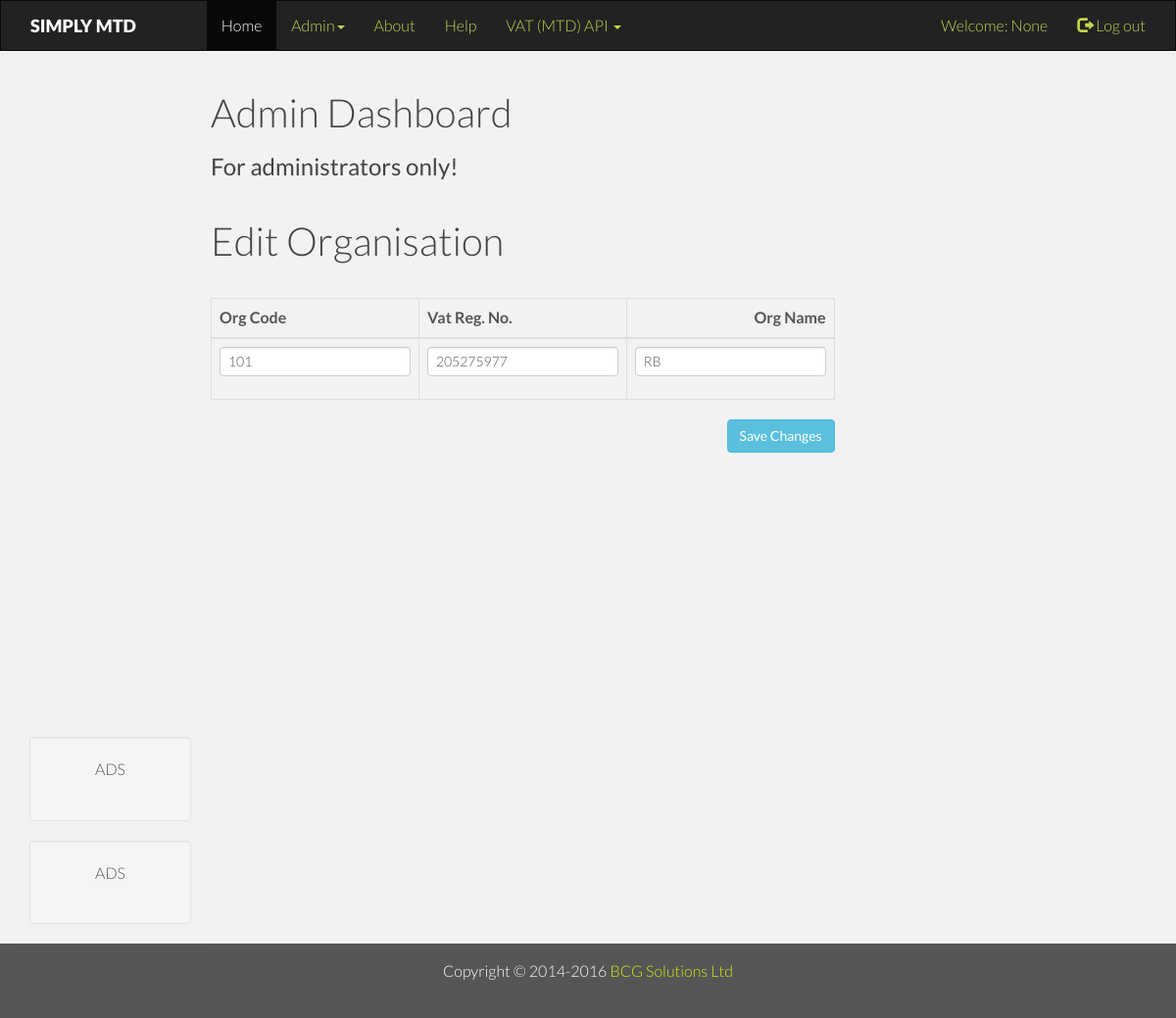
The page /home/organisation/edit/2 (signed in) on the database its author committed.
### app/models.py (models this page shows, shortened)
class User(UserMixin, SurrogatePK, Model):
    __tablename__ = 'users'
    uuid = Column(db.String(36), unique=True, nullable=False)
    username = Column(db.String(80), unique=True, nullable=False)
    email = Column(db.String(80), unique=False, nullable=False)
    organisation_id = reference_col('organisations', nullable=True,)
    password_hash = Column(db.String(128), nullable=True)
    token = Column(db.String(32), index=True, unique=True, nullable=True)
    token_expiration = Column(db.DateTime, nullable=True)
    created_at = Column(db.DateTime, nullable=False, default=dt.datetime.utcnow)
    first_name = Column(db.String(30), nullable=True)
    last_name = Column(db.String(30), nullable=True)
    active = Column(db.Boolean(), default=True,  nullable=True)
    is_admin = Column(db.Boolean(), default=False, nullable=True)
    def has_admin(self):
        return self.is_admin

class Organisation(SurrogatePK, Model):
    __tablename__ = 'organisations'
    uuid = Column(db.String(36), unique=True, nullable =False )
    code = Column(db.String(3), unique=True, nullable=False)
    vrn = Column(db.String(9), unique=True)
    name = Column(db.String(50), unique=True)
    users = relationship('User', backref='organisation')
    vat_returns = relationship('Vat_return', backref='organisation')

### app/home/routes.py (the view, shortened to what this page needs)
@bp.route('/organisation/edit/<int:id>', methods=['GET', 'POST'])
@login_required
def edit_organisation(id):
    check_admin()
    add_organisation = False
    organisation = Organisation.query.get_or_404(id)
    form = OrganisationForm(obj=organisation)
    form.code.data = organisation.code
    form.vrn.data = organisation.vrn
    form.name.data = organisation.name
    return render_template('home/organisation.html', id=id , action="Edit",
                           add_organisation=add_organisation, form=form,
                           organisation=organisation, title="Edit Organisation")

### app/home/forms.py
class OrganisationForm(FlaskForm):
    code = StringField('Organisation Code', validators=[DataRequired()])
    vrn = StringField('Vat Registration Number', validators=[DataRequired()])
    name = StringField('Name', validators=[DataRequired()])
    submit = SubmitField('Submit')

### app/home/routes.py (called while the page is built)
def check_admin():
    if not current_user.has_admin():
        abort(403)

### app/models.py (called while the page is built)
@login.user_loader
def load_user(id):
    return User.query.get(int(id))

### app/templates/home/organisation.html (shortened to what this page needs)
{% extends "layouts/main_base.html" %}
{% block content %}
<h1>Admin Dashboard</h1>
    <h3>For administrators only!</h3>
    <hr class="intro-divider">
<div class="content-section">
 <div class="outer">
    <div class="middle">
      <div class="inner">
        <div class="center">
            {% if add_organisation %}
                <h1>Add Organisation</h1>
            {% else %}
                <h1>Edit Organisation</h1>
            {% endif %}
            <br/>
        </div>
        <div class="row">
          <div class="col-md-10">
        {% if add_organisation %}
            <form action="{{ url_for('home.add_organisation') }}" class="form" method="post" >
        {% else %}
            <form action="{{ url_for('home.edit_organisation', id=id) }}" class="form" method="post" >
        {% endif %}
              <table class="table table-bordered" id="editableTable">
                  <thead class="table-blue">
                    <tr>
                      <th>Org Code</th>
                      <th>Vat Reg. No.</th>
                      <th>Org Name</th>
                    </tr>
                  </thead>
                  <tr>
                    <td>
                      <div class="form-group">
                        <div>
                          {{ form.code(class="form-control", horizontal_columns=('lg', 6, 3)) }}
                        </div>
                      </div>
                    </td>
                    <td>
                      <div class="form-group">
                        <div>
                          {{ form.vrn(class="form-control", horizontal_columns=('lg', 6, 3)) }}
                        </div>
                      </div>
                    </td>
                    <td>
                      <div class="form-group">
                        <div>
                          {{ form.name(class="form-control", horizontal_columns=('lg', 6, 3)) }}
                        </div>
                      </div>
                    </td>
                  </tr>
              </table>
            <button type="submit" class="btn btn-info pull-right edit-row" >Save Changes</button>
          </form>
          </div>
        </div>
        </div>
      </div>
    </div>
  </div>
</div>
{% endblock %}

### app/templates/layouts/main_base.html (shortened to what this page needs)
<!DOCTYPE html>
<html lang="en">
<head>
  <link rel="stylesheet" href="https://maxcdn.bootstrapcdn.com/bootstrap/3.4.0/css/bootstrap.min.css">
  <link rel="stylesheet" href="{{ url_for('static', filename='assets/css/style.css') }}">
  <link rel="stylesheet" href="{{ url_for('static', filename='assets/css/bootstrap-datepicker.min.css') }}">
</head>
<body>
<nav class="navbar navbar-inverse">
  <div class="container-fluid">
    <div class="navbar-header col-sm-2">
      <a class="navbar-brand" href="#">Simply MTD </a>
    </div>
    <div class="collapse navbar-collapse" id="myNavbar">
      <ul class="nav navbar-nav navbar-left">
        {% if current_user.is_admin %}
          <li class="active"><a href="{{ url_for('home.dashboard') }}">Home</a></li>
          <li class="dropdown">
              <a href="#" class="dropdown-toggle" data-toggle="dropdown">Admin<span class="caret">
              </span></a>
          </li>
        {% else %}
          <li><a href="{{ url_for('home.dashboard') }}">Dashboard</a></li>
        {% endif %}
        <li><a href="#">About</a></li>
        <li><a href="#">Help</a></li>
        <li class="dropdown">
            <a href="#" class="dropdown-toggle" data-toggle="dropdown">VAT (MTD) API <span class="caret">
              </span></a>
        </li>
      </ul>
      <ul class="nav navbar-nav navbar-right">
        {% if current_user.is_authenticated %}
        <li><a>Welcome: {{ current_user.first_name }} </a></li>
        {% endif %}
        <li><a href="{{ url_for('home.index') }}"><span class="glyphicon glyphicon-log-out"></span> Log out</a></li>
      </ul>
    </div>
  </div>
</nav>
<div class="container-fluid text-center">
  <div class="row content">
    <div class="col-sm-2 sidenav">
    </div>
    <div class="col-sm-8 text-left">
      <hr>
      {% block content %}{% endblock %}
    </div>
    <div class="col-sm-2 sidenav">
      <div class="well">
        <p>ADS</p>
      </div>
      <div class="well">
        <p>ADS</p>
      </div>
    </div>
  </div>
<footer class="container-fluid text-center">
  <div class="container">
    <p>Copyright &copy; 2014-2016 <a href="">BCG Solutions Ltd</a></p>
  </div>
</footer>
</body>
</html>

### app/static/assets/css/style.css (style rules this page uses)
body { background-color: #f2f2f2; font-family: 'Lato', sans-serif; font-weight: 300; font-size: 16px; color: #555; line-height: 1.6em; -webkit-font-smoothing: antialiased; -webkit-overflow-scrolling: touch; }
h1, h2, h3, h4, h5, h6 { font-family: 'Lato', sans-serif; font-weight: 300; color: #444; }
h1 { font-size: 40px; }
h3 { font-weight: 400; }
p { margin-bottom: 20px; font-size: 16px; }
a { color: #d6ee18; word-wrap: break-word; -webkit-transition: color 0.1s ease-in, background 0.1s ease-in; -moz-transition: color 0.1s ease-in, background 0.1s ease-in; -ms-transition: color 0.1s ease-in, background 0.1s ease-in; -o-transition: color 0.1s ease-in, background 0.1s ease-in; transition: color 0.1s ease-in, background 0.1s ease-in; }
a:before, a:after { -webkit-transition: color 0.1s ease-in, background 0.1s ease-in; -moz-transition: color 0.1s ease-in, background 0.1s ease-in; -ms-transition: color 0.1s ease-in, background 0.1s ease-in; -o-transition: color 0.1s ease-in, background 0.1s ease-in; transition: color 0.1s ease-in, background 0.1s ease-in; }
.navbar-inverse .navbar-nav > li > a { color: #c6d550; }
a.navbar-brand { color: #fff !important; font-weight: 900; text-transform: uppercase; }
.row { margin-bottom: 20px; }
td input[type=text], td select { width: 100%; height: 30px; margin: 0; padding: 2px 8px; }
th:last-child { text-align: right; }
td:last-child { text-align: right; }

### app/templates/layouts/main_base.html (style rules this page uses)
.navbar { margin-bottom: 0; border-radius: 0; }
.row.content { height: 82.5vh }
.sidenav { padding-top: 20px; background-color: #f1f1f1; height: 100%; }
footer { background-color: #555; color: white; padding: 15px; }

### rows shown on the page
User: first_name "None"
Organisation: code "101", vrn "205275977", name "RB"
